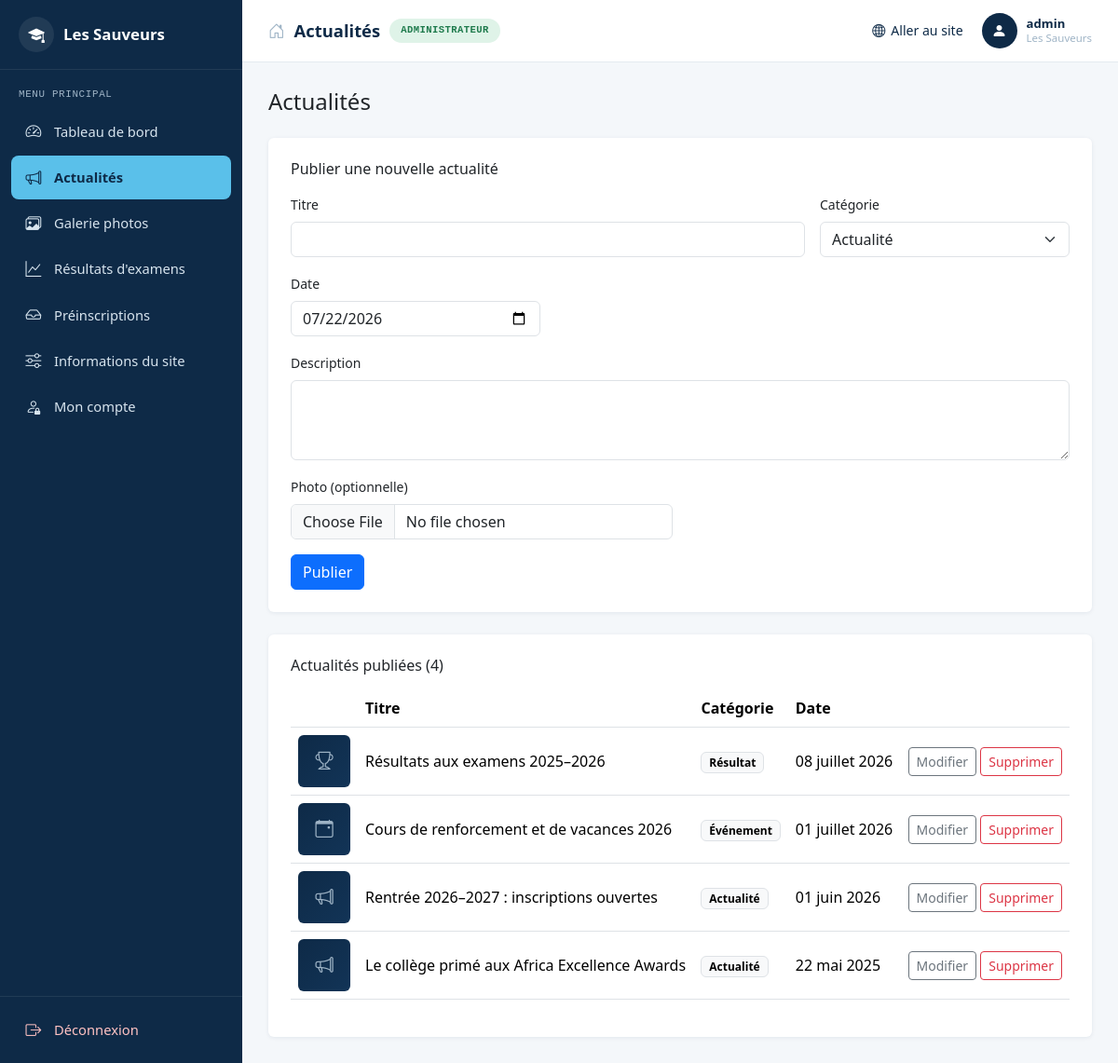
The page /admin/posts.php (signed in) on the database its author committed.
### tables this page shows
CREATE TABLE posts (
            id INTEGER PRIMARY KEY AUTOINCREMENT,
            category TEXT NOT NULL DEFAULT 'actualite',
            title TEXT NOT NULL,
            description TEXT NOT NULL,
            image TEXT,
            post_date TEXT NOT NULL,
            created_at TEXT NOT NULL,
            updated_at TEXT NOT NULL
        );

### includes/helpers.php (called while the page is built, shortened)
<?php
function h(?string $s): string {
    return htmlspecialchars($s ?? '', ENT_QUOTES, 'UTF-8');
}
function image_url(?string $relativePath): ?string {
    if (!$relativePath || str_starts_with($relativePath, '__placeholder__:')) {
        return null;
    }
    return 'uploads/' . $relativePath;
}
function category_label(string $cat): string {
    return match ($cat) {
        'evenement' => 'Événement',
        'resultat'  => 'Résultat',
        default     => 'Actualité',
    };
}
function category_icon(string $cat): string {
    return match ($cat) {
        'evenement' => 'bi-calendar-event',
        'resultat'  => 'bi-trophy',
        default     => 'bi-megaphone',
    };
}
function format_date_fr(string $iso): string {
    $months = [1=>'janvier',2=>'février',3=>'mars',4=>'avril',5=>'mai',6=>'juin',
               7=>'juillet',8=>'août',9=>'septembre',10=>'octobre',11=>'novembre',12=>'décembre'];
    $ts = strtotime($iso);
    return sprintf('%02d %s %d', (int)date('d', $ts), $months[(int)date('n', $ts)], (int)date('Y', $ts));
}

### includes/db.php (called while the page is built, shortened)
<?php
function get_db(): PDO {
    static $pdo = null;
    if ($pdo !== null) {
        return $pdo;
    }
    $dataDir = __DIR__ . '/../data';
    $dbFile = $dataDir . '/database.sqlite';
    $isNew = !file_exists($dbFile);
    $pdo = new PDO('sqlite:' . $dbFile);
    $pdo->setAttribute(PDO::ATTR_ERRMODE, PDO::ERRMODE_EXCEPTION);
    $pdo->exec('PRAGMA foreign_keys = ON');
    $pdo->exec('PRAGMA journal_mode = WAL');
    return $pdo;
}

### includes/auth.php (called while the page is built, shortened)
<?php
function current_admin(): ?array {
    $stmt = get_db()->prepare('SELECT id, username FROM admins WHERE id = ?');
    $stmt->execute([$_SESSION['admin_id']]);
    $row = $stmt->fetch(PDO::FETCH_ASSOC);
    return $row ?: null;
}
function require_login(): array {
    $admin = current_admin();
    return $admin;
}

### admin/posts.php (the view, shortened to what this page needs)
<?php
require_once __DIR__ . '/../includes/bootstrap.php';
$admin = require_login();
$db = get_db();
$editPost = null;
$posts = $db->query('SELECT * FROM posts ORDER BY post_date DESC, id DESC')->fetchAll(PDO::FETCH_ASSOC);
$pageTitle = 'Actualités';
require __DIR__ . '/partials/header.php';
?>
<h1 class="h4 mb-4">Actualités</h1>
<div class="card p-4 mb-4">
  <h2 class="h6 mb-3"><?= $editPost ? "Modifier l'actualité" : 'Publier une nouvelle actualité' ?></h2>
  <form method="post" enctype="multipart/form-data">
    <div class="row g-3">
      <div class="col-md-8">
        <label class="form-label small">Titre</label>
        <input type="text" name="title" class="form-control" required value="<?= h($editPost['title'] ?? '') ?>">
      </div>
      <div class="col-md-4">
        <label class="form-label small">Catégorie</label>
        <select name="category" class="form-select">
          <?php foreach (['actualite' => 'Actualité', 'evenement' => 'Événement', 'resultat' => 'Résultat'] as $val => $label): ?>
            <option value="<?= $val ?>" <?= ($editPost['category'] ?? 'actualite') === $val ? 'selected' : '' ?>><?= $label ?></option>
          <?php endforeach; ?>
        </select>
      </div>
      <div class="col-md-4">
        <label class="form-label small">Date</label>
        <input type="date" name="post_date" class="form-control" value="<?= h($editPost['post_date'] ?? date('Y-m-d')) ?>">
      </div>
      <div class="col-12">
        <label class="form-label small">Description</label>
        <textarea name="description" class="form-control" rows="3" required><?= h($editPost['description'] ?? '') ?></textarea>
      </div>
      <div class="col-md-6">
        <label class="form-label small">Photo (optionnelle)</label>
        <input type="file" name="image" accept="image/*" class="form-control">
      </div>
    </div>
    <div class="mt-3">
      <button class="btn btn-primary" type="submit"><?= $editPost ? 'Enregistrer les modifications' : 'Publier' ?></button>
    </div>
  </form>
</div>
<div class="card p-4">
  <h2 class="h6 mb-3">Actualités publiées (<?= count($posts) ?>)</h2>
  <?php if (!$posts): ?>
    <p class="text-secondary small mb-0">Aucune actualité pour le moment.</p>
  <?php else: ?>
  <div class="table-responsive">
    <table class="table align-middle">
      <thead><tr><th></th><th>Titre</th><th>Catégorie</th><th>Date</th><th></th></tr></thead>
      <tbody>
        <?php foreach ($posts as $p): $url = image_url($p['image']); ?>
        <tr>
          <td style="width:64px;">
            <?php if ($url): ?>
              <img src="../<?= h($url) ?>" style="width:56px;height:56px;object-fit:cover;border-radius:4px;">
            <?php else: ?>
              <div class="thumb-placeholder" style="width:56px;height:56px;font-size:1.2rem;"><i class="bi <?= h(category_icon($p['category'])) ?>"></i></div>
            <?php endif; ?>
          </td>
          <td><?= h($p['title']) ?></td>
          <td><span class="badge text-bg-light border"><?= h(category_label($p['category'])) ?></span></td>
          <td><?= h(format_date_fr($p['post_date'])) ?></td>
          <td class="text-end">
            <a href="posts.php?edit=<?= (int) $p['id'] ?>" class="btn btn-sm btn-outline-secondary">Modifier</a>
            <form method="post" class="d-inline" onsubmit="return confirm('Supprimer définitivement cette actualité ?');">
              <button class="btn btn-sm btn-outline-danger" type="submit">Supprimer</button>
            </form>
          </td>
        </tr>
        <?php endforeach; ?>
      </tbody>
    </table>
  </div>
  <?php endif; ?>
</div>
<?php require __DIR__ . '/partials/footer.php'; ?>

### admin/partials/header.php (shortened to what this page needs)
<?php
$current = basename($_SERVER['SCRIPT_NAME']);
function nav_active(string $file, string $current): string {
    return $file === $current ? 'active' : '';
}
$navItems = [
    ['index.php', 'bi-speedometer2', 'Tableau de bord'],
    ['posts.php', 'bi-megaphone', 'Actualités'],
    ['gallery.php', 'bi-images', 'Galerie photos'],
    ['exam-results.php', 'bi-graph-up', "Résultats d'examens"],
    ['admissions.php', 'bi-inbox', 'Préinscriptions'],
    ['settings.php', 'bi-sliders', 'Informations du site'],
    ['account.php', 'bi-person-lock', 'Mon compte'],
];
?>
<!doctype html>
<html lang="fr">
<head>
<link href="https://cdn.jsdelivr.net/npm/bootstrap@5.3.3/dist/css/bootstrap.min.css" rel="stylesheet">
<link href="https://cdn.jsdelivr.net/npm/bootstrap-icons@1.11.3/font/bootstrap-icons.css" rel="stylesheet">
<link href="assets/admin.css" rel="stylesheet">
</head>
<body>
<div class="admin-shell">
  <aside class="admin-sidebar" id="adminSidebar">
    <div class="sidebar-brand">
      <span class="brand-logo"><i class="bi bi-mortarboard-fill"></i></span>
      <span class="brand-text">Les Sauveurs</span>
    </div>
    <div class="sidebar-section-label">Menu principal</div>
    <nav class="sidebar-nav">
      <?php foreach ($navItems as [$file, $icon, $label]): ?>
        <a class="sidebar-link <?= nav_active($file, $current) ?>" href="<?= h($file) ?>">
          <i class="bi <?= h($icon) ?>"></i><span><?= h($label) ?></span>
        </a>
      <?php endforeach; ?>
    </nav>
    <div class="sidebar-footer">
      <a class="sidebar-link danger" href="logout.php"><i class="bi bi-box-arrow-right"></i><span>Déconnexion</span></a>
    </div>
  </aside>
  <div class="admin-main">
    <header class="admin-topbar">
      <div class="topbar-title">
        <i class="bi bi-house-door"></i>
        <span><?= h($pageTitle ?? 'Administration') ?></span>
        <span class="badge-pill">ADMINISTRATEUR</span>
      </div>
      <div class="topbar-right">
        <a href="../index.php" target="_blank" class="topbar-link"><i class="bi bi-globe2"></i> Aller au site</a>
        <div class="topbar-user">
          <span class="user-avatar"><i class="bi bi-person-fill"></i></span>
          <span class="user-info"><strong><?= h($admin['username'] ?? '') ?></strong><small>Les Sauveurs</small></span>
        </div>
      </div>
    </header>
    <main class="admin-content">

### admin/assets/admin.css (style rules this page uses)
:root { --marine:#0E2A47; --marine-2:#123457; --ciel:#5AC0EA; --fond:#F4F7FA; --ligne:#E4EAF0; --texte-clair:#9FB4C6; }
body { background:var(--fond);font-family:system-ui,-apple-system,"Segoe UI",sans-serif; }
.admin-shell { display:flex;min-height:100vh; }
.admin-sidebar { width:260px;flex-shrink:0;background:var(--marine);color:#fff; display:flex;flex-direction:column;position:fixed;top:0;bottom:0;left:0;z-index:1040; transition:transform .2s ease; }
.sidebar-brand { display:flex;align-items:center;gap:10px;padding:18px 20px;border-bottom:1px solid rgba(255,255,255,.08); }
.sidebar-brand .brand-logo { width:38px;height:38px;border-radius:50%;background:rgba(255,255,255,.08); display:flex;align-items:center;justify-content:center;font-size:1.1rem;flex-shrink:0; }
.sidebar-brand .brand-text { font-weight:700;font-size:1.05rem;flex-grow:1; }
.sidebar-section-label { padding:18px 20px 8px;font-size:.68rem;letter-spacing:.06em;text-transform:uppercase; color:var(--texte-clair);font-family:'Space Mono',monospace,system-ui; }
.sidebar-nav { display:flex;flex-direction:column;gap:2px;padding:0 12px;flex-grow:1;overflow-y:auto; }
.sidebar-link { display:flex;align-items:center;gap:12px;padding:11px 14px;border-radius:8px; color:#D7E4EE;text-decoration:none;font-size:.92rem;font-weight:500;transition:background .12s ease; }
.sidebar-link i { font-size:1.05rem;width:20px;text-align:center; }
.sidebar-link.active { background:var(--ciel);color:var(--marine);font-weight:700; }
.sidebar-link.active i { color:var(--marine); }
.sidebar-footer { padding:12px;border-top:1px solid rgba(255,255,255,.08); }
.sidebar-link.danger { color:#FFC2C2; }
.admin-main { flex-grow:1;margin-left:260px;display:flex;flex-direction:column;min-width:0; }
.admin-topbar { background:#fff;border-bottom:1px solid var(--ligne); display:flex;align-items:center;justify-content:space-between;gap:16px; padding:14px 28px;position:sticky;top:0;z-index:1030;flex-wrap:wrap; }
.topbar-title { display:flex;align-items:center;gap:10px;font-weight:700;color:var(--marine);font-size:1.15rem;flex-wrap:wrap; }
.topbar-title i { color:var(--texte-clair);font-size:1.1rem; }
.badge-pill { background:#DFF3E8;color:#1E7A4C;font-size:.66rem;font-weight:700;letter-spacing:.04em; padding:5px 12px;border-radius:20px;font-family:'Space Mono',monospace,system-ui; }
.topbar-right { display:flex;align-items:center;gap:20px;flex-wrap:wrap; }
.topbar-link { color:var(--marine);text-decoration:none;font-size:.88rem;font-weight:500;display:flex;align-items:center;gap:6px; }
.topbar-user { display:flex;align-items:center;gap:10px; }
.user-avatar { width:38px;height:38px;border-radius:50%;background:var(--marine);color:#fff; display:flex;align-items:center;justify-content:center;font-size:1rem;flex-shrink:0; }
.user-info { display:flex;flex-direction:column;line-height:1.2;font-size:.82rem; }
.user-info strong { color:var(--marine); }
.user-info small { color:var(--texte-clair); }
.admin-content { padding:28px;flex-grow:1; }
.card { border:none;box-shadow:0 1px 4px rgba(14,42,71,.08); }
.thumb-placeholder { width:100%;aspect-ratio:4/3;border-radius:6px;background:linear-gradient(135deg,var(--marine),var(--marine-2));display:flex;align-items:center;justify-content:center;color:var(--texte-clair);font-size:1.8rem; }

### rows shown on the page
posts: title "Résultats aux examens 2025–2026", category "Résultat", post_date "08 juillet 2026"
posts: title "Cours de renforcement et de vacances 2026", category "Événement", post_date "01 juillet 2026"
posts: title "Rentrée 2026–2027 : inscriptions ouvertes", category "Actualité", post_date "01 juin 2026"
posts: title "Le collège primé aux Africa Excellence Awards", category "Actualité", post_date "22 mai 2025"

### other values the page prints
$label "Tableau de bord"
$label "Actualités"
$label "Galerie photos"
$label "Résultats d'examens"
$label "Préinscriptions"
$label "Informations du site"
$label "Mon compte"
$pageTitle "Actualités"
$admin['username'] "admin"
count($posts) "4"
form field category "Actualité"
